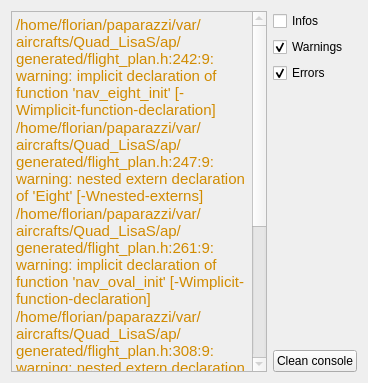
      <widget class="QWidget" name="console_tab">
       <attribute name="title">
        <string>Console</string>
       </attribute>
       <attribute name="toolTip">
        <string>Tab where informations are displayed in a real customizable console</string>
       </attribute>
       <layout class="QGridLayout" name="gridLayout_10">
        <item row="0" column="0" rowspan="5">
         <widget class="QTextEdit" name="console_2">
          <property name="enabled">
           <bool>false</bool>
          </property>
          <property name="toolTip">
           <string>Real console with the chosen filters</string>
          </property>
          <property name="html">
           <string>&lt;!DOCTYPE HTML PUBLIC &quot;-//W3C//DTD HTML 4.0//EN&quot; &quot;http://www.w3.org/TR/REC-html40/strict.dtd&quot;&gt;
&lt;html&gt;&lt;head&gt;&lt;meta name=&quot;qrichtext&quot; content=&quot;1&quot; /&gt;&lt;style type=&quot;text/css&quot;&gt;
p, li { white-space: pre-wrap; }
&lt;/style&gt;&lt;/head&gt;&lt;body style=&quot; font-family:'Ubuntu'; font-size:11pt; font-weight:400; font-style:normal;&quot;&gt;
&lt;p style=&quot; margin-top:0px; margin-bottom:0px; margin-left:0px; margin-right:0px; -qt-block-indent:0; text-indent:0px;&quot;&gt;&lt;span style=&quot; color:#d18b00;&quot;&gt;/home/florian/paparazzi/var/aircrafts/Quad_LisaS/ap/generated/flight_plan.h:242:9: warning: implicit declaration of function 'nav_eight_init' [-Wimplicit-function-declaration]&lt;/span&gt;&lt;/p&gt;
&lt;p style=&quot; margin-top:0px; margin-bottom:0px; margin-left:0px; margin-right:0px; -qt-block-indent:0; text-indent:0px;&quot;&gt;&lt;span style=&quot; color:#d18b00;&quot;&gt;/home/florian/paparazzi/var/aircrafts/Quad_LisaS/ap/generated/flight_plan.h:247:9: warning: nested extern declaration of 'Eight' [-Wnested-externs]&lt;/span&gt;&lt;/p&gt;
&lt;p style=&quot; margin-top:0px; margin-bottom:0px; margin-left:0px; margin-right:0px; -qt-block-indent:0; text-indent:0px;&quot;&gt;&lt;span style=&quot; color:#d18b00;&quot;&gt;/home/florian/paparazzi/var/aircrafts/Quad_LisaS/ap/generated/flight_plan.h:261:9: warning: implicit declaration of function 'nav_oval_init' [-Wimplicit-function-declaration]&lt;/span&gt;&lt;/p&gt;
&lt;p style=&quot; margin-top:0px; margin-bottom:0px; margin-left:0px; margin-right:0px; -qt-block-indent:0; text-indent:0px;&quot;&gt;&lt;span style=&quot; color:#d18b00;&quot;&gt;/home/florian/paparazzi/var/aircrafts/Quad_LisaS/ap/generated/flight_plan.h:308:9: warning: nested extern declaration of 'NavSurveyRectangle' [-Wnested-externs]&lt;/span&gt;&lt;/p&gt;
&lt;p style=&quot; margin-top:0px; margin-bottom:0px; margin-left:0px; margin-right:0px; -qt-block-indent:0; text-indent:0px;&quot;&gt;&lt;span style=&quot; color:#d18b00;&quot;&gt;/home/florian/paparazzi/var/aircrafts/Quad_LisaS/ap/generated/flight_plan.h:398:9: warning: implicit declaration of function 'nav_compute_baseleg' [-Wimplicit-function-declaration]&lt;/span&gt;&lt;/p&gt;
&lt;p style=&quot; margin-top:0px; margin-bottom:0px; margin-left:0px; margin-right:0px; -qt-block-indent:0; text-indent:0px;&quot;&gt;&lt;span style=&quot; color:#ff0000;&quot;&gt;make[1]: *** [/home/florian/paparazzi/var/aircrafts/Quad_LisaS/ap/firmwares/rotorcraft/navigation.o] Error 1&lt;/span&gt;&lt;/p&gt;
&lt;p style=&quot; margin-top:0px; margin-bottom:0px; margin-left:0px; margin-right:0px; -qt-block-indent:0; text-indent:0px;&quot;&gt;&lt;span style=&quot; color:#ff0000;&quot;&gt;make: *** [ap.compile] Error 2&lt;/span&gt;&lt;/p&gt;&lt;/body&gt;&lt;/html&gt;</string>
          </property>
         </widget>
        </item>
        <item row="0" column="1">
         <widget class="QCheckBox" name="checkBox">
          <property name="toolTip">
           <string>Console display filters</string>
          </property>
          <property name="text">
           <string>Infos</string>
          </property>
         </widget>
        </item>
        <item row="1" column="1">
         <widget class="QCheckBox" name="checkBox_2">
          <property name="toolTip">
           <string>Console display filters</string>
          </property>
          <property name="text">
           <string>Warnings</string>
          </property>
          <property name="checked">
           <bool>true</bool>
          </property>
         </widget>
        </item>
        <item row="2" column="1">
         <widget class="QCheckBox" name="checkBox_3">
          <property name="toolTip">
           <string>Console display filters</string>
          </property>
          <property name="text">
           <string>Errors</string>
          </property>
          <property name="checked">
           <bool>true</bool>
          </property>
         </widget>
        </item>
        <item row="3" column="1">
         <spacer name="verticalSpacer_4">
          <property name="orientation">
           <enum>Qt::Vertical</enum>
          </property>
          <property name="sizeHint" stdset="0">
           <size>
            <width>20</width>
            <height>261</height>
           </size>
          </property>
         </spacer>
        </item>
        <item row="4" column="1">
         <widget class="QPushButton" name="quick_restart_2">
          <property name="text">
           <string>Clean console</string>
          </property>
         </widget>
        </item>
       </layout>
      </widget>
